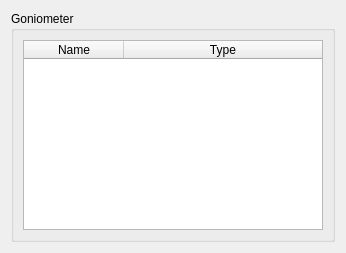
<?xml version="1.0" encoding="UTF-8"?>
<ui version="4.0">
 <class>SamplePropertyWidget</class>
 <widget class="QWidget" name="SamplePropertyWidget">
  <property name="geometry">
   <rect>
    <x>0</x>
    <y>0</y>
    <width>346</width>
    <height>253</height>
   </rect>
  </property>
  <property name="sizePolicy">
   <sizepolicy hsizetype="Expanding" vsizetype="Expanding">
    <horstretch>0</horstretch>
    <verstretch>0</verstretch>
   </sizepolicy>
  </property>
  <property name="windowTitle">
   <string>Form</string>
  </property>
  <property name="styleSheet">
   <string notr="true"/>
  </property>
  <layout class="QVBoxLayout" name="verticalLayout_2">
   <item>
    <widget class="QGroupBox" name="groupBox">
     <property name="title">
      <string>Goniometer</string>
     </property>
     <layout class="QVBoxLayout" name="verticalLayout">
      <item>
       <widget class="QTableWidget" name="axes">
        <attribute name="horizontalHeaderStretchLastSection">
         <bool>true</bool>
        </attribute>
        <column>
         <property name="text">
          <string>Name</string>
         </property>
        </column>
        <column>
         <property name="text">
          <string>Type</string>
         </property>
        </column>
       </widget>
      </item>
     </layout>
    </widget>
   </item>
  </layout>
 </widget>
 <resources/>
 <connections/>
</ui>
